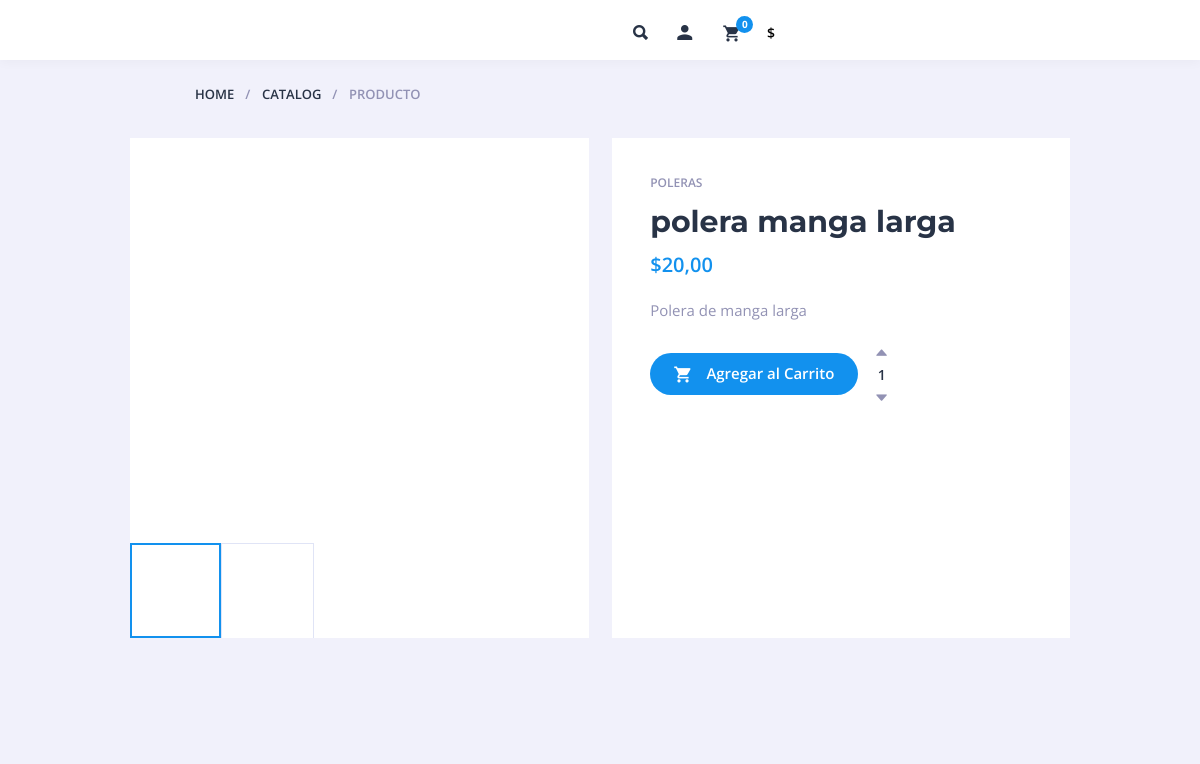
The page /producto/2 on the database its author committed.
### modelapp/models.py (models this page shows, shortened)
class Producto(models.Model):
    nombre = models.CharField(max_length=255)
    imagen = models.ImageField(upload_to='productos/')
    precio = models.DecimalField(max_digits=10, decimal_places=2)
    stock = models.PositiveIntegerField()
    descripcion = models.TextField()
    categoria = models.ForeignKey(Categoria, on_delete=models.CASCADE)

class Categoria(models.Model):
    nombre = models.CharField(max_length=100)
    def __str__(self):
        return self.nombre

### modelapp/views.py (the view)
# urls.py: path('producto/<int:producto_id>',views.productoDetalle,name='producto'),
def productoDetalle(request,producto_id):
    objProducto = get_object_or_404(Producto,pk=producto_id)
    context = {
        'producto':objProducto
    }
    return render(request,'producto.html',context)

### modelapp/templates/producto.html (shortened to what this page needs)
{% extends 'layout.html' %}
{% block content %}
    <ul class="b-crumbs">
        <li><a href="/">Home</a></li>
        <li><a href="/">Catalog</a></li>
        <li>Producto</li>
    </ul>
    <article>
    <div class="prod">
        <div class="prod-slider-wrap prod-slider-shown">
            <div class="flexslider prod-slider" id="prod-slider">
                <ul class="slides">
                    <li>
                        <a data-fancybox-group="prod" class="fancy-img" href="#">
                        </a>
                    </li>
                </ul>
            </div>
            <div class="flexslider prod-thumbs" id="prod-thumbs">
                <ul class="slides">
                    <li>
                    </li>
                    <li>
                    </li>
                </ul>
            </div>
        </div>
        <div class="prod-cont">
            <p class="prod-categs"><a href="#">{{producto.categoria}}</a></p>
            <h1>{{producto.nombre}}</h1>
            <div class="variations_form cart">
                <p class="prod-price">${{producto.precio}}
                </p>
                <p class="prod-excerpt">{{producto.descripcion}}
                <div class="prod-add">
                    <form action="{% url 'web:agregarCarrito' producto.id %}" method="post">
                        <button type="submit" class="button"><i class="icon ion-android-cart"></i> Agregar al Carrito</button>
                        <p class="qnt-wrap prod-li-qnt">
                            <a href="#" class="qnt-plus prod-li-plus"><i class="icon ion-arrow-up-b"></i></a>
                            <input type="text" name="cantidad" value="1">
                            <a href="#" class="qnt-minus prod-li-minus"><i class="icon ion-arrow-down-b"></i></a>
                        </p>
                    </form>
                </div>
            </div>
        </div>
    </div>
</article>
{% endblock %}

### modelapp/static/css/flexslider.css (style rules this page uses)
.slides, .slides > li, .flex-control-nav, .flex-direction-nav { margin: 0; padding: 0; list-style: none; }
.flexslider { margin: 0; padding: 0; }
.flexslider .slides > li { display: none; -webkit-backface-visibility: hidden; }
.flexslider .slides:after { content: ""; display: block; clear: both; visibility: hidden; line-height: 0; height: 0; }
.flexslider { position: relative; zoom: 1; }
.flexslider .slides { zoom: 1; }

### rows shown on the page
Producto: categoria "POLERAS", nombre "polera manga larga", precio "20,00", descripcion "Polera de manga larga"

### other values the page prints
{{ request.session.cart.items|length }} "0"
